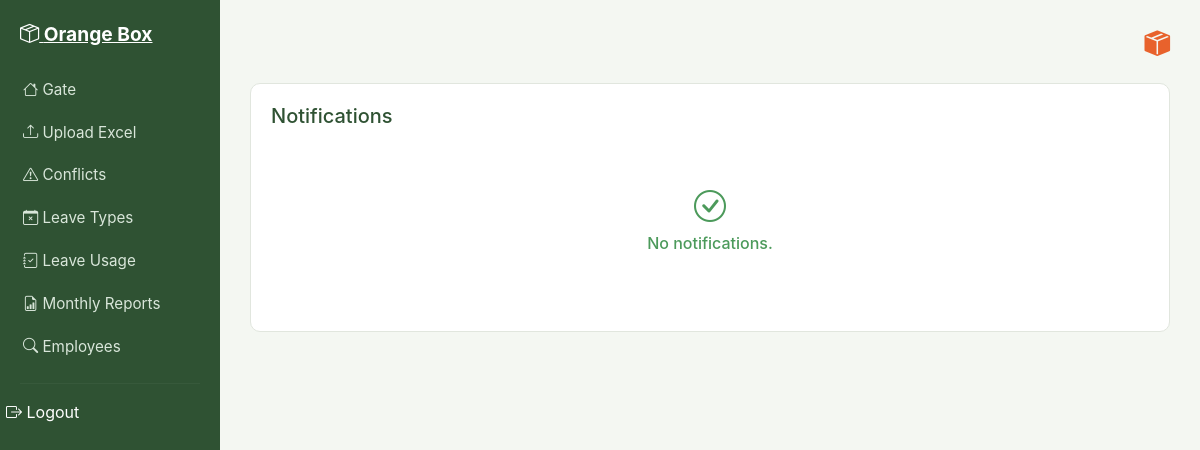
Page /notifications/ (signed in) on the earlier database version.
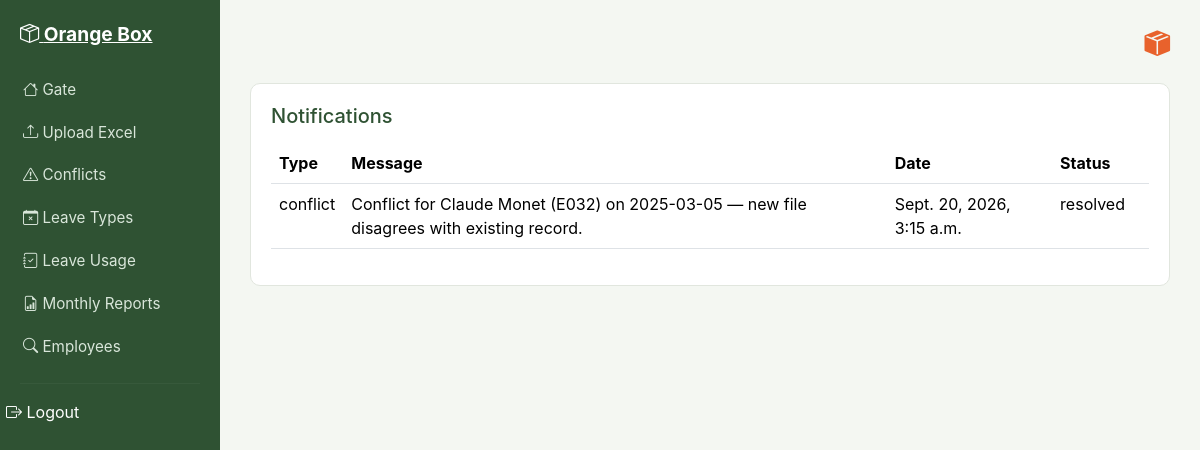
Same page on the later database version.
### attendance/models.py (models this page shows, shortened)
class Notification(models.Model):
    type = models.CharField(max_length=50)
    message = models.TextField()
    date = models.DateTimeField(auto_now_add=True)
    status = models.CharField(max_length=50, default='unread')
    recipient = models.ForeignKey(HRStaff, on_delete=models.CASCADE)
    related_record = models.ForeignKey(AttendanceRecord, on_delete=models.SET_NULL, null=True, blank=True)

### attendance/views.py (the view)
# urls.py: path('notifications/', views.notification_list, name='notification_list'),
@login_required
def notification_list(request):
    notifications = Notification.objects.filter(recipient=request.user).order_by('-date')
    return render(request, 'attendance/notifications.html', {'notifications': notifications})

### attendance/context_processors.py (called while the page is built)
def notifications_context(request):
    if request.user.is_authenticated:
        unread = Notification.objects.filter(recipient=request.user, status='unread').order_by('-date')
        return {
            'unread_notifications': unread,
            'unread_count': unread.count()
        }
    return {'unread_notifications': [], 'unread_count': 0}

### attendance/templates/attendance/notifications.html (shortened to what this page needs)
{% extends 'attendance/base.html' %}
{% block content %}
<div class="ob-card">
    <h5>Notifications</h5>
    {% if notifications %}
    <table class="table table-ob">
        <thead><tr><th>Type</th><th>Message</th><th>Date</th><th>Status</th><th></th></tr></thead>
        <tbody>
        {% for n in notifications %}
        <tr>
            <td>{{ n.type }}</td><td>{{ n.message }}</td><td>{{ n.date }}</td><td>{{ n.status }}</td>
            <td>
            </td>
        </tr>
        {% endfor %}
        </tbody>
    </table>
    {% else %}
    <div class="ob-empty-state"><i class="bi bi-check-circle" style="font-size:2rem;"></i><p>No notifications.</p></div>
    {% endif %}
</div>
{% endblock %}

Differences in the rows shown:
now on this page (row edited): Notification: type "conflict", message "Conflict for Claude Monet (E032) on 2025-03-05 — new file disagrees with existing record.", date "Sept. 20, 2026, 3:15 a.m.", status "resolved"
Other differences:
text no longer shown: "No notifications."
text now shown: "Type Message Date Status"
